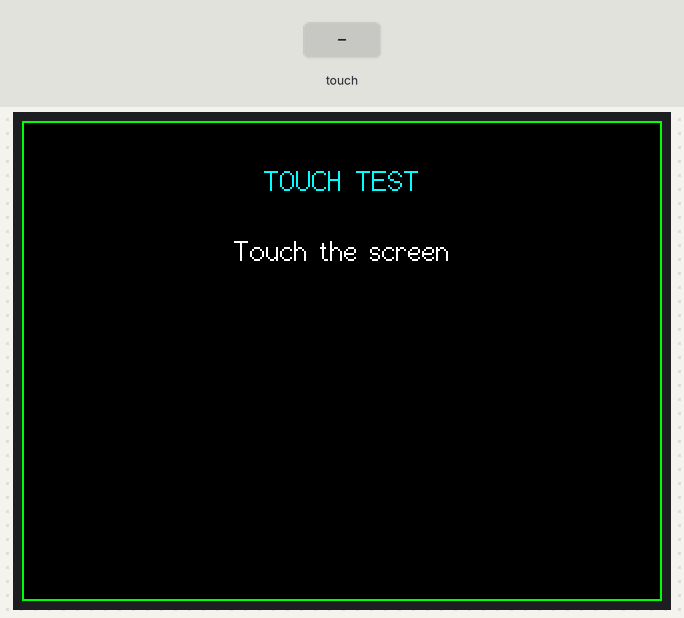
Bench run of a sketch on a simulated ESP32. Parts: 320×240 colour display. The test bench sets the inputs (shaded band). What the sketch prints to the serial monitor is not drawn.

Above: at 2.4 s.
2.5 s: touch panel pressed at 13 % / 10 % of its raw x / y range
At 3.6 s:
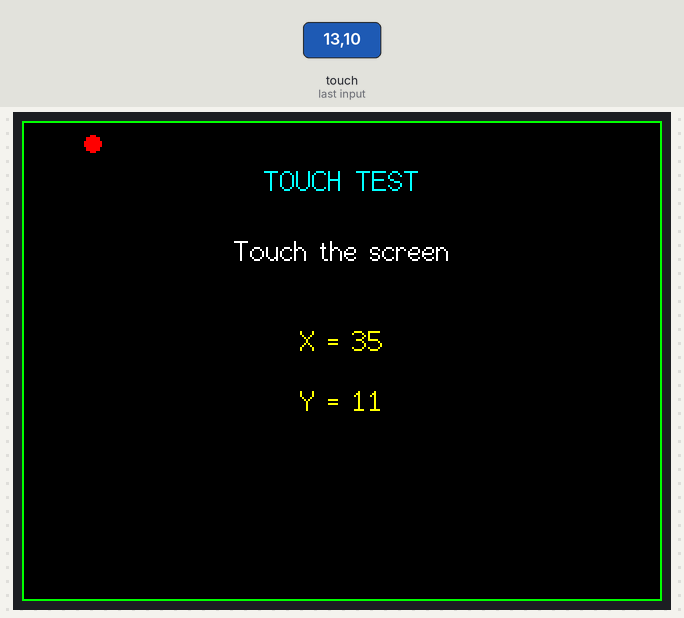
4.0 s: touch panel pressed at 38 % / 10 % of its raw x / y range
At 4.8 s:
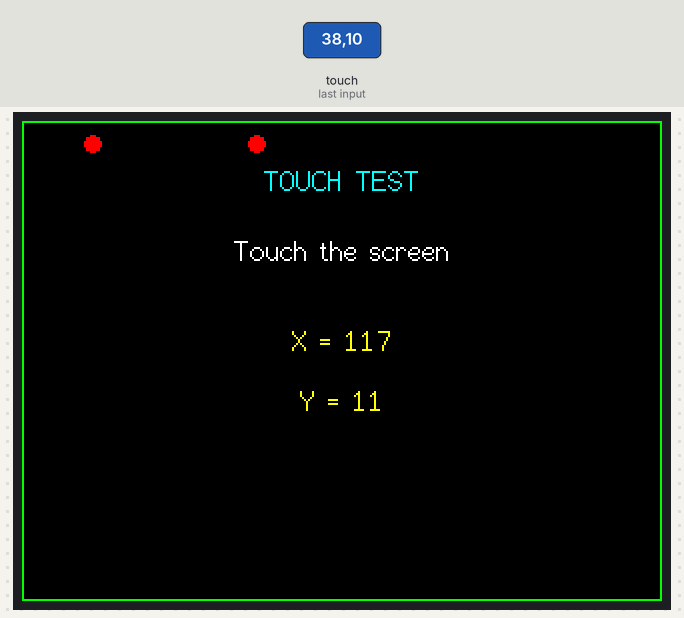
Timing chart, 0 to 7.0 s (numbered marks = the images above; inputs shaded):
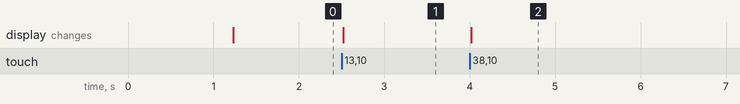

The sketch:

esp32_3248S035.ino
```cpp
#include <SPI.h>
#include <TFT_eSPI.h>
#include <XPT2046_Touchscreen.h>

// =====================================================
// TFT
// =====================================================

TFT_eSPI tft = TFT_eSPI();


// =====================================================
// XPT2046
// =====================================================

#define XPT2046_IRQ  36
#define XPT2046_MOSI 32
#define XPT2046_MISO 39
#define XPT2046_CLK  25
#define XPT2046_CS   33

SPIClass touchscreenSPI = SPIClass(VSPI);

XPT2046_Touchscreen touchscreen(
    XPT2046_CS,
    XPT2046_IRQ
);


// =====================================================
// Touch calibration
// =====================================================

#define TOUCH_MIN_X  280
#define TOUCH_MAX_X  3670

#define TOUCH_MIN_Y  440
#define TOUCH_MAX_Y  3700


// =====================================================
// Setup
// =====================================================

void setup()
{
    Serial.begin(115200);

    delay(1000);

    // TFT 초기화
    tft.init();
    tft.setRotation(1);

    tft.fillScreen(TFT_BLACK);

    // 화면 테두리
    tft.drawRect(
        0,
        0,
        320,
        240,
        TFT_GREEN
    );

    // 제목
    tft.setTextDatum(MC_DATUM);

    tft.setTextFont(2);
    tft.setTextColor(
        TFT_CYAN,
        TFT_BLACK
    );

    tft.drawString(
        "TOUCH TEST",
        160,
        30
    );

    tft.setTextColor(
        TFT_WHITE,
        TFT_BLACK
    );

    tft.drawString(
        "Touch the screen",
        160,
        65
    );


    // Touch SPI 초기화
    touchscreenSPI.begin(
        XPT2046_CLK,
        XPT2046_MISO,
        XPT2046_MOSI,
        XPT2046_CS
    );

    touchscreen.begin(
        touchscreenSPI
    );

    touchscreen.setRotation(1);

    Serial.println("Touch test started.");
}


// =====================================================
// Loop
// =====================================================

void loop()
{
    if (touchscreen.tirqTouched() &&
        touchscreen.touched())
    {
        TS_Point p = touchscreen.getPoint();


        // Raw → LCD 좌표
        int screenX = map(
            p.x,
            TOUCH_MIN_X,
            TOUCH_MAX_X,
            0,
            319
        );

        int screenY = map(
            p.y,
            TOUCH_MIN_Y,
            TOUCH_MAX_Y,
            0,
            239
        );


        // 범위 제한
        screenX = constrain(
            screenX,
            0,
            319
        );

        screenY = constrain(
            screenY,
            0,
            239
        );


        // Serial 출력
        Serial.print("RAW X = ");
        Serial.print(p.x);

        Serial.print("  RAW Y = ");
        Serial.print(p.y);

        Serial.print("  ->  X = ");
        Serial.print(screenX);

        Serial.print("  Y = ");
        Serial.println(screenY);


        // 기존 좌표 표시 영역 삭제
        tft.fillRect(
            60,
            90,
            200,
            70,
            TFT_BLACK
        );


        // 좌표 출력
        tft.setTextDatum(MC_DATUM);
        tft.setTextFont(2);
        tft.setTextColor(
            TFT_YELLOW,
            TFT_BLACK
        );

        char buffer[32];

        sprintf(
            buffer,
            "X = %d",
            screenX
        );

        tft.drawString(
            buffer,
            160,
            110
        );

        sprintf(
            buffer,
            "Y = %d",
            screenY
        );

        tft.drawString(
            buffer,
            160,
            140
        );


        // 터치 위치 표시
        tft.fillCircle(
            screenX,
            screenY,
            4,
            TFT_RED
        );


        delay(100);
    }
}
```

Measured:
- after the input at 2.5 s, the display: changes at once (image 1)
- after the input at 4.0 s, the display: changes at once (image 2)
